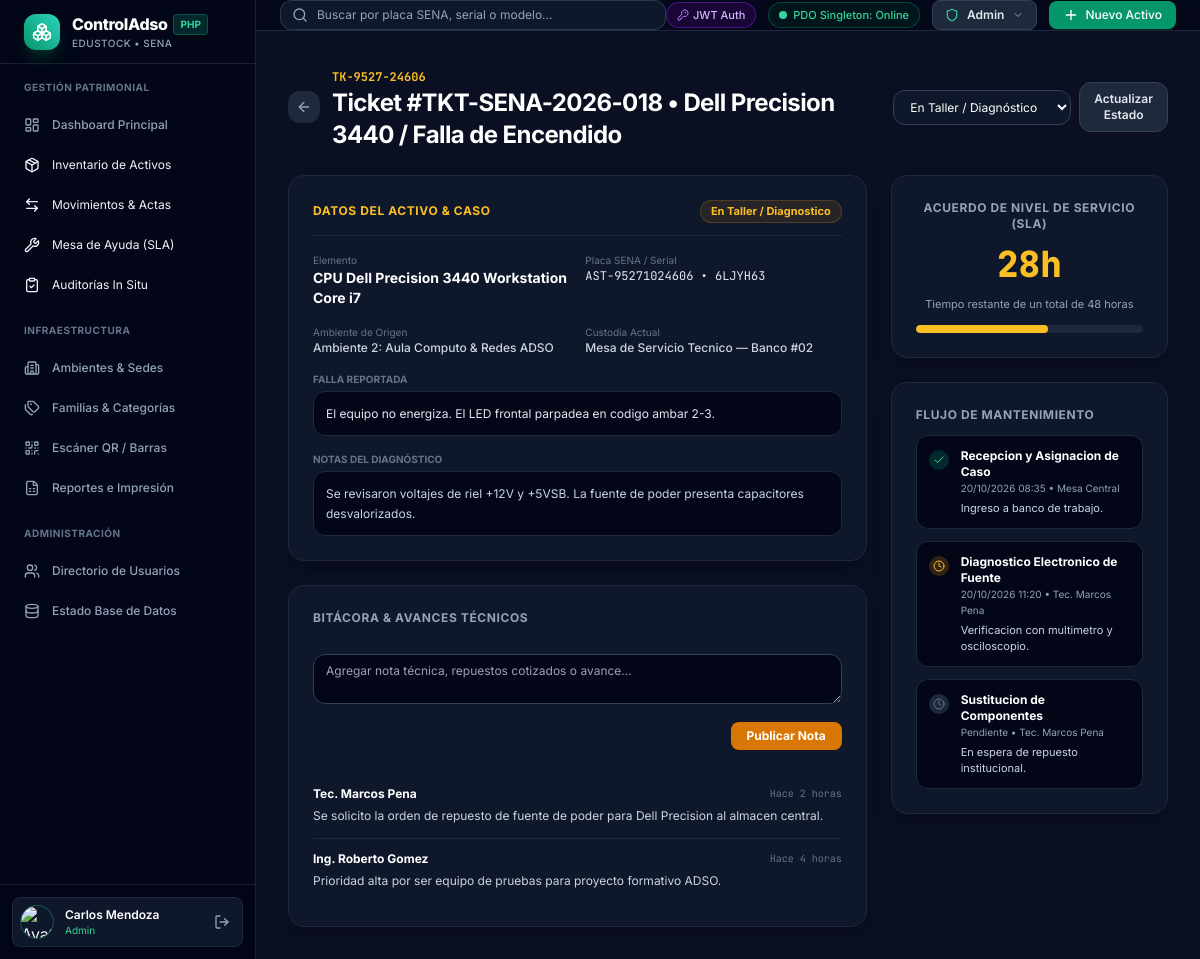
The page /ticket_detail.php?id=tk-sena-24606 on the database its author committed.
### tables this page shows
CREATE TABLE service_desk_tickets (
    id VARCHAR(36) PRIMARY KEY,
    ticket_number VARCHAR(50) NOT NULL UNIQUE,
    folio VARCHAR(50),
    title VARCHAR(255) NOT NULL,
    asset_id VARCHAR(36),
    asset_name VARCHAR(200) NOT NULL,
    asset_code VARCHAR(100) NOT NULL,
    serial_number VARCHAR(100) NOT NULL,
    priority ENUM('critica', 'alta', 'media', 'baja') NOT NULL DEFAULT 'media',
    priority_label VARCHAR(50) NOT NULL,
    status ENUM('taller_diagnostico', 'en_reparacion', 'espera_repuesto', 'resuelto', 'garantia_externa') NOT NULL DEFAULT 'taller_diagnostico',
    status_label VARCHAR(100) NOT NULL,
    sla_hours_left INT DEFAULT 48,
    total_sla_hours INT DEFAULT 48,
    origin_environment_id VARCHAR(50),
    origin_environment VARCHAR(150) NOT NULL,
    environment_name VARCHAR(150),
    current_custody_location VARCHAR(200) NOT NULL,
    received_by VARCHAR(150) NOT NULL,
    reporter_name VARCHAR(150) NOT NULL,
    reporter_date VARCHAR(100) NOT NULL,
    declared_symptom TEXT NOT NULL,
    diagnostic_notes TEXT,
    repair_cost_estimate VARCHAR(100),
    technician_name VARCHAR(150),
    evidence_photo_url TEXT,
    evidence_photo_gps VARCHAR(200),
    evidence_size VARCHAR(50),
    created_at DATETIME DEFAULT CURRENT_TIMESTAMP,
    updated_at DATETIME DEFAULT CURRENT_TIMESTAMP ON UPDATE CURRENT_TIMESTAMP,
    CONSTRAINT fk_ticket_asset FOREIGN KEY (asset_id) REFERENCES assets(id) ON DELETE SET NULL,
    CONSTRAINT fk_ticket_env FOREIGN KEY (origin_environment_id) REFERENCES environments(id) ON DELETE SET NULL
);

CREATE TABLE ticket_notes (
    id VARCHAR(36) PRIMARY KEY,
    ticket_id VARCHAR(36) NOT NULL,
    author VARCHAR(150) NOT NULL,
    author_initials VARCHAR(10) NOT NULL,
    content TEXT NOT NULL,
    time_ago VARCHAR(50) DEFAULT 'Justo ahora',
    created_at DATETIME DEFAULT CURRENT_TIMESTAMP,
    CONSTRAINT fk_note_ticket FOREIGN KEY (ticket_id) REFERENCES service_desk_tickets(id) ON DELETE CASCADE
);

CREATE TABLE ticket_timeline_steps (
    id VARCHAR(36) PRIMARY KEY,
    ticket_id VARCHAR(36) NOT NULL,
    step_number INT NOT NULL,
    title VARCHAR(150) NOT NULL,
    time_label VARCHAR(50) NOT NULL,
    assigned_to VARCHAR(150) NOT NULL,
    status ENUM('completed', 'current', 'pending') NOT NULL,
    note TEXT,
    created_at DATETIME DEFAULT CURRENT_TIMESTAMP,
    CONSTRAINT fk_timeline_ticket FOREIGN KEY (ticket_id) REFERENCES service_desk_tickets(id) ON DELETE CASCADE
);

### ticket_detail.php (the view, shortened to what this page needs)
<?php
require_once __DIR__ . '/includes/header.php';
$db = getDB();
$ticketId = trim($_GET['id'] ?? '');
$ticket = null;
$steps = [];
$notes = [];
if ($db && !empty($ticketId)) {
    $stmt = $db->prepare("SELECT * FROM service_desk_tickets WHERE id = ? OR ticket_number = ? LIMIT 1");
    $stmt->execute([$ticketId, $ticketId]);
    $ticket = $stmt->fetch();
    if ($ticket) {
        $ticketId = $ticket['id'];
        $steps = $db->prepare("SELECT * FROM ticket_timeline_steps WHERE ticket_id = ? ORDER BY step_number ASC");
        $steps->execute([$ticketId]);
        $steps = $steps->fetchAll();
        $notes = $db->prepare("SELECT * FROM ticket_notes WHERE ticket_id = ? ORDER BY created_at DESC");
        $notes->execute([$ticketId]);
        $notes = $notes->fetchAll();
    }
}
?>
<div class="space-y-6">
    <div class="flex flex-col md:flex-row md:items-center justify-between gap-4">
        <div class="flex items-center space-x-3">
            <a href="servicedesk.php" class="p-2 rounded-xl bg-slate-800 hover:bg-slate-700 text-slate-400 hover:text-white transition">
                <i data-lucide="arrow-left" class="w-4 h-4"></i>
            </a>
            <div>
                <span class="text-xs font-bold font-mono text-amber-400"><?= htmlspecialchars($ticket['ticket_number']) ?></span>
                <h1 class="text-xl md:text-2xl font-bold text-white tracking-tight"><?= htmlspecialchars($ticket['title']) ?></h1>
            </div>
        </div>
        <form method="POST" class="flex items-center space-x-2">
            <select name="new_status" class="bg-slate-900 border border-slate-700 rounded-xl px-3 py-2 text-xs text-white focus:outline-none focus:border-amber-500">
                <option value="taller_diagnostico" <?= $ticket['status'] === 'taller_diagnostico' ? 'selected' : '' ?>>En Taller / Diagnóstico</option>
            </select>
            <button type="submit" class="px-3.5 py-2 bg-slate-800 hover:bg-slate-700 text-slate-200 border border-slate-700 rounded-xl text-xs font-semibold transition">
                Actualizar Estado
            </button>
        </form>
    </div>
    <div class="grid grid-cols-1 lg:grid-cols-3 gap-6">
        <div class="lg:col-span-2 space-y-6">
            <div class="bg-slate-900 border border-slate-800 rounded-2xl p-6 shadow-xl space-y-4">
                <div class="flex items-center justify-between pb-3 border-b border-slate-800">
                    <span class="text-xs font-bold uppercase tracking-wider text-amber-400">Datos del Activo & Caso</span>
                    <span class="px-2.5 py-0.5 rounded-full text-[11px] font-bold bg-amber-500/10 text-amber-400 border border-amber-500/20">
                        <?= htmlspecialchars($ticket['status_label']) ?>
                    </span>
                </div>
                <div class="grid grid-cols-2 gap-4 text-xs">
                    <div>
                        <span class="text-slate-500 block text-[10px]">Elemento</span>
                        <span class="text-white font-bold text-sm"><?= htmlspecialchars($ticket['asset_name']) ?></span>
                    </div>
                    <div>
                        <span class="text-slate-500 block text-[10px]">Placa SENA / Serial</span>
                        <span class="font-mono text-slate-200"><?= htmlspecialchars($ticket['asset_code']) ?> • <?= htmlspecialchars($ticket['serial_number']) ?></span>
                    </div>
                    <div>
                        <span class="text-slate-500 block text-[10px]">Ambiente de Origen</span>
                        <span class="text-slate-300 font-medium"><?= htmlspecialchars($ticket['origin_environment']) ?></span>
                    </div>
                    <div>
                        <span class="text-slate-500 block text-[10px]">Custodia Actual</span>
                        <span class="text-slate-300 font-medium"><?= htmlspecialchars($ticket['current_custody_location']) ?></span>
                    </div>
                </div>
                <div>
                    <span class="text-slate-500 block text-[10px] uppercase font-bold mb-1">Falla Reportada</span>
                    <p class="text-xs text-slate-200 bg-slate-950 p-3 rounded-xl border border-slate-800 leading-relaxed">
                        <?= htmlspecialchars($ticket['declared_symptom']) ?>
                    </p>
                </div>
                <?php if (!empty($ticket['diagnostic_notes'])): ?>
                    <div>
                        <span class="text-slate-500 block text-[10px] uppercase font-bold mb-1">Notas del Diagnóstico</span>
                        <p class="text-xs text-slate-300 bg-slate-950 p-3 rounded-xl border border-slate-800 leading-relaxed">
                            <?= htmlspecialchars($ticket['diagnostic_notes']) ?>
                        </p>
                    </div>
                <?php endif; ?>
            </div>
            <div class="bg-slate-900 border border-slate-800 rounded-2xl p-6 shadow-xl space-y-4">
                <h3 class="text-xs font-bold uppercase tracking-wider text-slate-400">Bitácora & Avances Técnicos</h3>
                <form method="POST" class="space-y-3">
                    <textarea name="content" rows="2" placeholder="Agregar nota técnica, repuestos cotizados o avance..." required class="w-full bg-slate-950 border border-slate-700 rounded-xl px-3 py-2 text-xs text-white focus:outline-none focus:border-amber-500"></textarea>
                    <div class="flex justify-end">
                        <button type="submit" class="px-4 py-1.5 bg-amber-600 hover:bg-amber-500 text-white rounded-lg text-xs font-bold transition">
                            Publicar Nota
                        </button>
                    </div>
                </form>
                <div class="divide-y divide-slate-800 pt-2">
                    <?php if (!empty($notes)): ?>
                        <?php foreach ($notes as $n): ?>
                            <div class="py-3 space-y-1">
                                <div class="flex items-center justify-between text-xs">
                                    <span class="font-bold text-white"><?= htmlspecialchars($n['author']) ?></span>
                                    <span class="text-[10px] text-slate-500 font-mono"><?= htmlspecialchars($n['time_ago'] ?: $n['created_at']) ?></span>
                                </div>
                                <p class="text-xs text-slate-300 leading-relaxed"><?= htmlspecialchars($n['content']) ?></p>
                            </div>
                        <?php endforeach; ?>
                    <?php else: ?>
                        <p class="text-xs text-slate-500 py-3">No hay notas registradas para este ticket.</p>
                    <?php endif; ?>
                </div>
            </div>
        </div>
        <div class="space-y-6">
            <div class="bg-slate-900 border border-slate-800 rounded-2xl p-6 text-center shadow-xl space-y-3">
                <span class="text-xs font-bold text-slate-400 uppercase tracking-wider block">Acuerdo de Nivel de Servicio (SLA)</span>
                <div class="text-4xl font-black text-amber-400 font-mono"><?= $ticket['sla_hours_left'] ?>h</div>
                <span class="text-[11px] text-slate-400 block">Tiempo restante de un total de <?= $ticket['total_sla_hours'] ?> horas</span>
                <div class="w-full bg-slate-800 h-2 rounded-full overflow-hidden">
                    <?php $pct = min(100, round(($ticket['sla_hours_left'] / ($ticket['total_sla_hours'] ?: 48)) * 100)); ?>
                    <div class="bg-amber-400 h-2 rounded-full" style="width: <?= $pct ?>%"></div>
                </div>
            </div>
            <div class="bg-slate-900 border border-slate-800 rounded-2xl p-6 shadow-xl space-y-3">
                <span class="text-xs font-bold text-slate-400 uppercase tracking-wider block mb-2">Flujo de Mantenimiento</span>
                <div class="space-y-3">
                    <?php if (!empty($steps)): ?>
                        <?php foreach ($steps as $s): ?>
                            <div class="p-3 rounded-xl bg-slate-950 border border-slate-800 flex items-start space-x-3 text-xs">
                                <div class="w-5 h-5 rounded-full <?= $s['status'] === 'completed' ? 'bg-emerald-500/20 text-emerald-400' : ($s['status'] === 'current' ? 'bg-amber-500/20 text-amber-400' : 'bg-slate-800 text-slate-500') ?> flex items-center justify-center shrink-0 mt-0.5">
                                    <i data-lucide="<?= $s['status'] === 'completed' ? 'check' : 'clock' ?>" class="w-3 h-3"></i>
                                </div>
                                <div>
                                    <span class="font-bold text-white block"><?= htmlspecialchars($s['title']) ?></span>
                                    <span class="text-[10px] text-slate-400 block"><?= htmlspecialchars($s['time_label']) ?> • <?= htmlspecialchars($s['assigned_to']) ?></span>
                                    <?php if (!empty($s['note'])): ?>
                                        <p class="text-[11px] text-slate-300 mt-1"><?= htmlspecialchars($s['note']) ?></p>
                                    <?php endif; ?>
                                </div>
                            </div>
                        <?php endforeach; ?>
                    <?php else: ?>
                        <div class="p-3 rounded-xl bg-slate-950 border border-slate-800 text-xs text-slate-400">
                            Recepción inicial completada.
                        </div>
                    <?php endif; ?>
                </div>
            </div>
        </div>
    </div>
</div>
<?php require_once __DIR__ . '/includes/footer.php'; ?>

### includes/header.php (style rules this page uses)
body { font-family: 'Inter', sans-serif; }
.font-mono { font-family: 'JetBrains Mono', monospace; }

### rows shown on the page
service_desk_tickets: ticket_number "TK-9527-24606", title "Ticket #TKT-SENA-2026-018 • Dell Precision 3440 / Falla de Encendido", new_status "En Taller / Diagnóstico", status_label "En Taller / Diagnostico", asset_name "CPU Dell Precision 3440 Workstation Core i7", asset_code "AST-95271024606", serial_number "6LJYH63", origin_environment "Ambiente 2: Aula Computo & Redes ADSO", current_custody_location "Mesa de Servicio Tecnico — Banco #02", declared_symptom "El equipo no energiza. El LED frontal parpadea en codigo ambar 2-3.", diagnostic_notes "Se revisaron voltajes de riel +12V y +5VSB. La fuente de poder presenta capacitores desvalorizados.", sla_hours_left "28", total_sla_hours "48"
ticket_notes: author "Tec. Marcos Pena", time_ago "Hace 2 horas", content "Se solicito la orden de repuesto de fuente de poder para Dell Precision al almacen central."
ticket_notes: author "Ing. Roberto Gomez", time_ago "Hace 4 horas", content "Prioridad alta por ser equipo de pruebas para proyecto formativo ADSO."
ticket_timeline_steps: title "Recepcion y Asignacion de Caso", time_label "20/10/2026 08:35", assigned_to "Mesa Central", note "Ingreso a banco de trabajo."
ticket_timeline_steps: title "Diagnostico Electronico de Fuente", time_label "20/10/2026 11:20", assigned_to "Tec. Marcos Pena", note "Verificacion con multimetro y osciloscopio."
ticket_timeline_steps: title "Sustitucion de Componentes", time_label "Pendiente", assigned_to "Tec. Marcos Pena", note "En espera de repuesto institucional."

### other values the page prints
$currentUser['name'] "Carlos Mendoza"
$currentUser['role'] "Admin"
